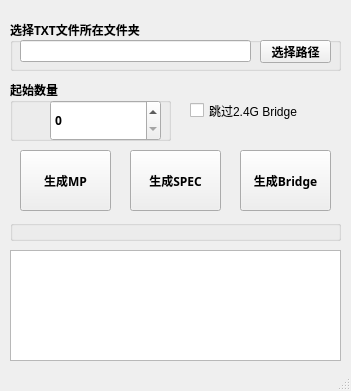
<?xml version="1.0" encoding="UTF-8"?>
<ui version="4.0">
 <class>MainWindow</class>
 <widget class="QMainWindow" name="MainWindow">
  <property name="geometry">
   <rect>
    <x>0</x>
    <y>0</y>
    <width>351</width>
    <height>391</height>
   </rect>
  </property>
  <property name="minimumSize">
   <size>
    <width>351</width>
    <height>391</height>
   </size>
  </property>
  <property name="maximumSize">
   <size>
    <width>351</width>
    <height>391</height>
   </size>
  </property>
  <property name="windowTitle">
   <string>7600_TXT_2_EXCEL</string>
  </property>
  <widget class="QWidget" name="centralwidget">
   <widget class="QGroupBox" name="groupBox">
    <property name="geometry">
     <rect>
      <x>10</x>
      <y>20</y>
      <width>331</width>
      <height>51</height>
     </rect>
    </property>
    <property name="font">
     <font>
      <family>等线</family>
      <weight>75</weight>
      <bold>true</bold>
     </font>
    </property>
    <property name="title">
     <string>选择TXT文件所在文件夹</string>
    </property>
    <widget class="QLineEdit" name="lineEdit_select_path">
     <property name="geometry">
      <rect>
       <x>10</x>
       <y>20</y>
       <width>231</width>
       <height>22</height>
      </rect>
     </property>
     <property name="font">
      <font>
       <family>等线</family>
       <weight>75</weight>
       <bold>true</bold>
      </font>
     </property>
    </widget>
    <widget class="QPushButton" name="pushButton_select_path">
     <property name="geometry">
      <rect>
       <x>250</x>
       <y>20</y>
       <width>71</width>
       <height>23</height>
      </rect>
     </property>
     <property name="font">
      <font>
       <family>等线</family>
       <weight>75</weight>
       <bold>true</bold>
      </font>
     </property>
     <property name="text">
      <string>选择路径</string>
     </property>
    </widget>
   </widget>
   <widget class="QGroupBox" name="groupBox_2">
    <property name="geometry">
     <rect>
      <x>10</x>
      <y>80</y>
      <width>161</width>
      <height>61</height>
     </rect>
    </property>
    <property name="font">
     <font>
      <family>等线</family>
      <weight>75</weight>
      <bold>true</bold>
     </font>
    </property>
    <property name="title">
     <string>起始数量</string>
    </property>
    <widget class="QSpinBox" name="spinBox_start_count">
     <property name="geometry">
      <rect>
       <x>40</x>
       <y>20</y>
       <width>111</width>
       <height>41</height>
      </rect>
     </property>
     <property name="font">
      <font>
       <family>等线</family>
       <weight>75</weight>
       <bold>true</bold>
      </font>
     </property>
     <property name="maximum">
      <number>9999999</number>
     </property>
    </widget>
   </widget>
   <widget class="QTextBrowser" name="textBrowser">
    <property name="geometry">
     <rect>
      <x>10</x>
      <y>250</y>
      <width>331</width>
      <height>111</height>
     </rect>
    </property>
    <property name="font">
     <font>
      <family>等线</family>
     </font>
    </property>
   </widget>
   <widget class="QPushButton" name="pushButton_start_mp">
    <property name="geometry">
     <rect>
      <x>20</x>
      <y>150</y>
      <width>91</width>
      <height>61</height>
     </rect>
    </property>
    <property name="font">
     <font>
      <family>等线</family>
      <weight>75</weight>
      <bold>true</bold>
     </font>
    </property>
    <property name="text">
     <string>生成MP</string>
    </property>
   </widget>
   <widget class="QPushButton" name="pushButton_start_spec">
    <property name="geometry">
     <rect>
      <x>130</x>
      <y>150</y>
      <width>91</width>
      <height>61</height>
     </rect>
    </property>
    <property name="font">
     <font>
      <family>等线</family>
      <weight>75</weight>
      <bold>true</bold>
     </font>
    </property>
    <property name="text">
     <string>生成SPEC</string>
    </property>
   </widget>
   <widget class="QPushButton" name="pushButton_start_bridge">
    <property name="geometry">
     <rect>
      <x>240</x>
      <y>150</y>
      <width>91</width>
      <height>61</height>
     </rect>
    </property>
    <property name="font">
     <font>
      <family>等线</family>
      <weight>75</weight>
      <bold>true</bold>
     </font>
    </property>
    <property name="text">
     <string>生成Bridge</string>
    </property>
   </widget>
   <widget class="QGroupBox" name="groupBox_3">
    <property name="geometry">
     <rect>
      <x>10</x>
      <y>220</y>
      <width>331</width>
      <height>21</height>
     </rect>
    </property>
    <property name="title">
     <string/>
    </property>
    <widget class="QLabel" name="label_info">
     <property name="geometry">
      <rect>
       <x>0</x>
       <y>0</y>
       <width>331</width>
       <height>20</height>
      </rect>
     </property>
     <property name="font">
      <font>
       <family>等线</family>
       <weight>75</weight>
       <bold>true</bold>
      </font>
     </property>
     <property name="text">
      <string/>
     </property>
     <property name="alignment">
      <set>Qt::AlignCenter</set>
     </property>
    </widget>
   </widget>
   <widget class="QCheckBox" name="checkBox_skip_2_4_bridge">
    <property name="geometry">
     <rect>
      <x>190</x>
      <y>100</y>
      <width>121</width>
      <height>21</height>
     </rect>
    </property>
    <property name="text">
     <string>跳过2.4G Bridge</string>
    </property>
   </widget>
  </widget>
  <widget class="QStatusBar" name="statusbar"/>
 </widget>
 <resources/>
 <connections/>
</ui>
